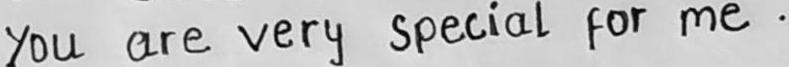
#> input picture textOCR-trainingTesseract/training_box_gttext_data/0004_line_3.png, 789 x 67 px, found by its file name
$ python increase_contrast_and_grayscale.py
#> lines starting #> are read from the running program, lines starting #| are printed output that depends on the picture; after the words box and inside, x2 and y2 are one past the last pixel; in counts of white or black regions, pixels touching at a corner belong together
import cv2

def increase_contrast_and_grayscale(image_path):
    image = cv2.imread(image_path)
    gray_image = cv2.cvtColor(image, cv2.COLOR_BGR2GRAY)

    # Increase contrast by applying a simple histogram equalization
    contrast_image = cv2.equalizeHist(gray_image)

    return contrast_image


def increase_contrast(image):
    # Load the input image
#> called with image = '0004_line_3.png'
    image = cv2.imread(image)
#> image is the input picture: shape (67, 789, 3); min 0, max 246, mean 193.1

    # Convert the image to grayscale
    gray_image = cv2.cvtColor(image, cv2.COLOR_BGR2GRAY)

    # Increase the contrast of the image
    contrast_image = cv2.equalizeHist(gray_image)
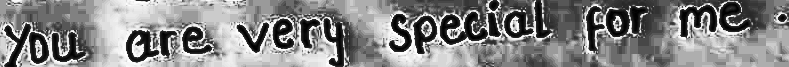
#> contrast_image: shape (67, 789); min 0, max 255, mean 133.5

    # Apply a Gaussian blur to the image
    blur_image = cv2.GaussianBlur(contrast_image, (5, 5), 0)
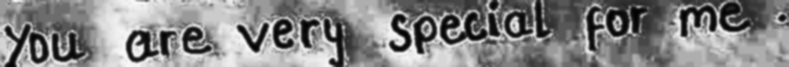
#> blur_image: shape (67, 789); min 2, max 250, mean 133.5

    # Convert the image to black and white
    black_and_white_image = cv2.threshold(blur_image, 0, 255, cv2.THRESH_BINARY | cv2.THRESH_OTSU)[1]
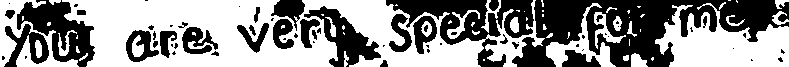
#> black_and_white_image: shape (67, 789); 55.5% white; 66 black regions (36 under 20 px), largest, box (x1, y1, x2, y2) and area: (512, 0, 789, 67) 9555, (386, 0, 534, 67) 3794, (17, 0, 95, 67) 2471

    return black_and_white_image


def increase_contrast_and_grayscale_clahe(image_path):
    image = cv2.imread(image_path)
    gray_image = cv2.cvtColor(image, cv2.COLOR_BGR2GRAY)

    # Create a CLAHE object
    clahe = cv2.createCLAHE(clipLimit=2.0, tileGridSize=(8, 8))

    # Apply CLAHE to the grayscale image
    contrast_image = clahe.apply(gray_image)

    return contrast_image

# Example usage:
# contrast_gray_image = increase_contrast_and_grayscale("input_image.jpg")
# contrast_gray_image = increase_contrast_and_grayscale("0004_line_3.png")

# contrast_gray_image = increase_contrast_and_grayscale_clahe("0004_line_3.png")
contrast_gray_image = increase_contrast("0004_line_3.png")


cv2.imwrite("0004_line_3_contrast.png", contrast_gray_image)

$ run again, with textOCR-trainingTesseract/training_box_gttext_data/0001_line_13.png copied over textOCR-trainingTesseract/training_box_gttext_data/0004_line_3.png
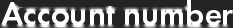
#> input picture textOCR-trainingTesseract/training_box_gttext_data/0001_line_13.png, 233 x 28 px, found by its file name
#> in increase_contrast, image is the input picture: shape (28, 233, 3); min 26, max 255, mean 113.5
#> in increase_contrast, `blur_image = cv2.GaussianBlur(contrast_image, (5, 5), 0)`:
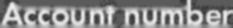
#> blur_image: shape (28, 233); min 52, max 240, mean 137.5
#> in increase_contrast, `black_and_white_image = cv2.threshold(blur_image, 0, 255, cv2.THRESH_B..`:
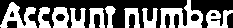
#> black_and_white_image: shape (28, 233); 42.2% white; 10 white regions, largest, box (x1, y1, x2, y2) and area: (160, 0, 203, 28) 604, (0, 2, 37, 28) 476, (206, 10, 233, 28) 307

$ run again, with textOCR-trainingTesseract/training_box_gttext_data/0001_line_2.png copied over textOCR-trainingTesseract/training_box_gttext_data/0004_line_3.png
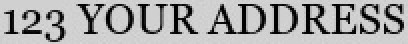
#> input picture textOCR-trainingTesseract/training_box_gttext_data/0001_line_2.png, 204 x 22 px, found by its file name (shown 2 times larger)
#> in increase_contrast, image is the input picture: shape (22, 204, 3); min 0, max 218, mean 166.8
#> in increase_contrast, `blur_image = cv2.GaussianBlur(contrast_image, (5, 5), 0)`:
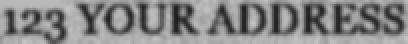
#> blur_image: shape (22, 204) (shown 2 times larger); min 27, max 197, mean 133.6
#> in increase_contrast, `black_and_white_image = cv2.threshold(blur_image, 0, 255, cv2.THRESH_B..`:
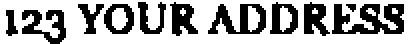
#> black_and_white_image: shape (22, 204) (shown 2 times larger); 65.9% white; 11 black regions (1 under 20 px), largest, box (x1, y1, x2, y2) and area: (166, 2, 202, 17) 332, (104, 2, 133, 17) 222, (11, 5, 33, 22) 187
